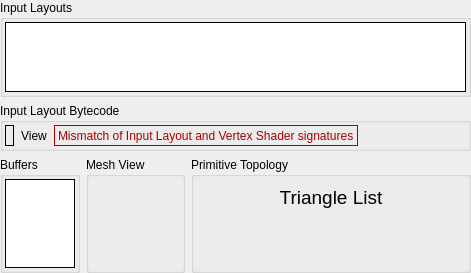
         <widget class="QWidget" name="iaScrollContents">
          <property name="geometry">
           <rect>
            <x>0</x>
            <y>0</y>
            <width>454</width>
            <height>245</height>
           </rect>
          </property>
          <layout class="QGridLayout" name="gridLayout_3">
           <property name="leftMargin">
            <number>0</number>
           </property>
           <property name="topMargin">
            <number>0</number>
           </property>
           <property name="rightMargin">
            <number>0</number>
           </property>
           <property name="bottomMargin">
            <number>0</number>
           </property>
           <item row="0" column="0" colspan="3">
            <widget class="QGroupBox" name="attribGroup">
             <property name="sizePolicy">
              <sizepolicy hsizetype="Expanding" vsizetype="Expanding">
               <horstretch>0</horstretch>
               <verstretch>0</verstretch>
              </sizepolicy>
             </property>
             <property name="title">
              <string>Input Layouts</string>
             </property>
             <layout class="QHBoxLayout" name="horizontalLayout_2">
              <property name="leftMargin">
               <number>2</number>
              </property>
              <property name="topMargin">
               <number>2</number>
              </property>
              <property name="rightMargin">
               <number>2</number>
              </property>
              <property name="bottomMargin">
               <number>2</number>
              </property>
              <item>
               <widget class="RDTreeWidget" name="iaLayouts">
                <property name="frameShape">
                 <enum>QFrame::Box</enum>
                </property>
                <property name="frameShadow">
                 <enum>QFrame::Plain</enum>
                </property>
                <property name="editTriggers">
                 <set>QAbstractItemView::NoEditTriggers</set>
                </property>
                <property name="showDropIndicator" stdset="0">
                 <bool>false</bool>
                </property>
                <property name="indentation">
                 <number>0</number>
                </property>
                <property name="rootIsDecorated">
                 <bool>false</bool>
                </property>
                <property name="itemsExpandable">
                 <bool>false</bool>
                </property>
                <property name="allColumnsShowFocus">
                 <bool>true</bool>
                </property>
                <property name="expandsOnDoubleClick">
                 <bool>false</bool>
                </property>
                <attribute name="headerStretchLastSection">
                 <bool>false</bool>
                </attribute>
               </widget>
              </item>
             </layout>
            </widget>
           </item>
           <item row="1" column="0" colspan="3">
            <widget class="QGroupBox" name="iaBytecodeGroup">
             <property name="title">
              <string>Input Layout Bytecode</string>
             </property>
             <layout class="QHBoxLayout" name="horizontalLayout_40">
              <property name="spacing">
               <number>0</number>
              </property>
              <property name="leftMargin">
               <number>2</number>
              </property>
              <property name="topMargin">
               <number>2</number>
              </property>
              <property name="rightMargin">
               <number>2</number>
              </property>
              <property name="bottomMargin">
               <number>2</number>
              </property>
              <item>
               <widget class="RDLabel" name="iaBytecode">
                <property name="frameShape">
                 <enum>QFrame::Box</enum>
                </property>
               </widget>
              </item>
              <item>
               <widget class="QToolButton" name="iaBytecodeViewButton">
                <property name="cursor">
                 <cursorShape>PointingHandCursor</cursorShape>
                </property>
                <property name="toolTip">
                 <string>Open Shader Source</string>
                </property>
                <property name="text">
                 <string>View</string>
                </property>
                <property name="icon">
                 <iconset resource="../../Resources/resources.qrc">
                  <normaloff>:/action.png</normaloff>:/action.png</iconset>
                </property>
                <property name="toolButtonStyle">
                 <enum>Qt::ToolButtonTextBesideIcon</enum>
                </property>
                <property name="autoRaise">
                 <bool>true</bool>
                </property>
               </widget>
              </item>
              <item>
               <widget class="QLabel" name="iaBytecodeMismatch">
                <property name="palette">
                 <palette>
                  <active>
                   <colorrole role="WindowText">
                    <brush brushstyle="SolidPattern">
                     <color alpha="255">
                      <red>170</red>
                      <green>0</green>
                      <blue>0</blue>
                     </color>
                    </brush>
                   </colorrole>
                  </active>
                  <inactive>
                   <colorrole role="WindowText">
                    <brush brushstyle="SolidPattern">
                     <color alpha="255">
                      <red>170</red>
                      <green>0</green>
                      <blue>0</blue>
                     </color>
                    </brush>
                   </colorrole>
                  </inactive>
                  <disabled>
                   <colorrole role="WindowText">
                    <brush brushstyle="SolidPattern">
                     <color alpha="255">
                      <red>106</red>
                      <green>104</green>
                      <blue>100</blue>
                     </color>
                    </brush>
                   </colorrole>
                  </disabled>
                 </palette>
                </property>
                <property name="cursor">
                 <cursorShape>PointingHandCursor</cursorShape>
                </property>
                <property name="frameShape">
                 <enum>QFrame::Box</enum>
                </property>
                <property name="text">
                 <string>Mismatch of Input Layout and Vertex Shader signatures</string>
                </property>
               </widget>
              </item>
              <item>
               <spacer name="horizontalSpacer_2">
                <property name="orientation">
                 <enum>Qt::Horizontal</enum>
                </property>
                <property name="sizeHint" stdset="0">
                 <size>
                  <width>0</width>
                  <height>0</height>
                 </size>
                </property>
               </spacer>
              </item>
             </layout>
            </widget>
           </item>
           <item row="2" column="0">
            <widget class="QGroupBox" name="buffersGroup">
             <property name="sizePolicy">
              <sizepolicy hsizetype="Expanding" vsizetype="Expanding">
               <horstretch>0</horstretch>
               <verstretch>0</verstretch>
              </sizepolicy>
             </property>
             <property name="title">
              <string>Buffers</string>
             </property>
             <layout class="QHBoxLayout" name="horizontalLayout">
              <property name="spacing">
               <number>2</number>
              </property>
              <property name="leftMargin">
               <number>2</number>
              </property>
              <property name="topMargin">
               <number>2</number>
              </property>
              <property name="rightMargin">
               <number>2</number>
              </property>
              <property name="bottomMargin">
               <number>2</number>
              </property>
              <item>
               <widget class="RDTreeWidget" name="iaBuffers">
                <property name="frameShape">
                 <enum>QFrame::Box</enum>
                </property>
                <property name="frameShadow">
                 <enum>QFrame::Plain</enum>
                </property>
                <property name="editTriggers">
                 <set>QAbstractItemView::NoEditTriggers</set>
                </property>
                <property name="showDropIndicator" stdset="0">
                 <bool>false</bool>
                </property>
                <property name="indentation">
                 <number>0</number>
                </property>
                <property name="rootIsDecorated">
                 <bool>false</bool>
                </property>
                <property name="itemsExpandable">
                 <bool>false</bool>
                </property>
                <property name="allColumnsShowFocus">
                 <bool>true</bool>
                </property>
                <property name="expandsOnDoubleClick">
                 <bool>false</bool>
                </property>
                <attribute name="headerStretchLastSection">
                 <bool>false</bool>
                </attribute>
               </widget>
              </item>
             </layout>
            </widget>
           </item>
           <item row="2" column="1">
            <widget class="QGroupBox" name="meshViewGroup">
             <property name="sizePolicy">
              <sizepolicy hsizetype="Preferred" vsizetype="Preferred">
               <horstretch>0</horstretch>
               <verstretch>0</verstretch>
              </sizepolicy>
             </property>
             <property name="title">
              <string>Mesh View</string>
             </property>
             <layout class="QVBoxLayout" name="verticalLayout_3">
              <item>
               <widget class="RDLabel" name="meshView">
                <property name="sizePolicy">
                 <sizepolicy hsizetype="Maximum" vsizetype="Preferred">
                  <horstretch>0</horstretch>
                  <verstretch>0</verstretch>
                 </sizepolicy>
                </property>
                <property name="minimumSize">
                 <size>
                  <width>75</width>
                  <height>75</height>
                 </size>
                </property>
                <property name="cursor">
                 <cursorShape>PointingHandCursor</cursorShape>
                </property>
                <property name="toolTip">
                 <string>View the mesh input data</string>
                </property>
                <property name="pixmap">
                 <pixmap resource="../../Resources/resources.qrc">:/wireframe_mesh.png</pixmap>
                </property>
                <property name="scaledContents">
                 <bool>true</bool>
                </property>
               </widget>
              </item>
             </layout>
            </widget>
           </item>
           <item row="2" column="2">
            <widget class="QGroupBox" name="topologyGroup">
             <property name="sizePolicy">
              <sizepolicy hsizetype="Preferred" vsizetype="Preferred">
               <horstretch>0</horstretch>
               <verstretch>0</verstretch>
              </sizepolicy>
             </property>
             <property name="title">
              <string>Primitive Topology</string>
             </property>
             <layout class="QVBoxLayout" name="verticalLayout_2">
              <item>
               <widget class="QLabel" name="topology">
                <property name="font">
                 <font>
                  <pointsize>14</pointsize>
                 </font>
                </property>
                <property name="text">
                 <string>Triangle List</string>
                </property>
                <property name="alignment">
                 <set>Qt::AlignHCenter|Qt::AlignTop</set>
                </property>
               </widget>
              </item>
              <item>
               <widget class="QLabel" name="topologyDiagram">
                <property name="sizePolicy">
                 <sizepolicy hsizetype="Preferred" vsizetype="MinimumExpanding">
                  <horstretch>0</horstretch>
                  <verstretch>0</verstretch>
                 </sizepolicy>
                </property>
                <property name="minimumSize">
                 <size>
                  <width>256</width>
                  <height>0</height>
                 </size>
                </property>
                <property name="text">
                 <string/>
                </property>
                <property name="pixmap">
                 <pixmap resource="../../Resources/resources.qrc">:/topologies/topo_trilist.svg</pixmap>
                </property>
                <property name="alignment">
                 <set>Qt::AlignCenter</set>
                </property>
               </widget>
              </item>
             </layout>
            </widget>
           </item>
          </layout>
         </widget>
